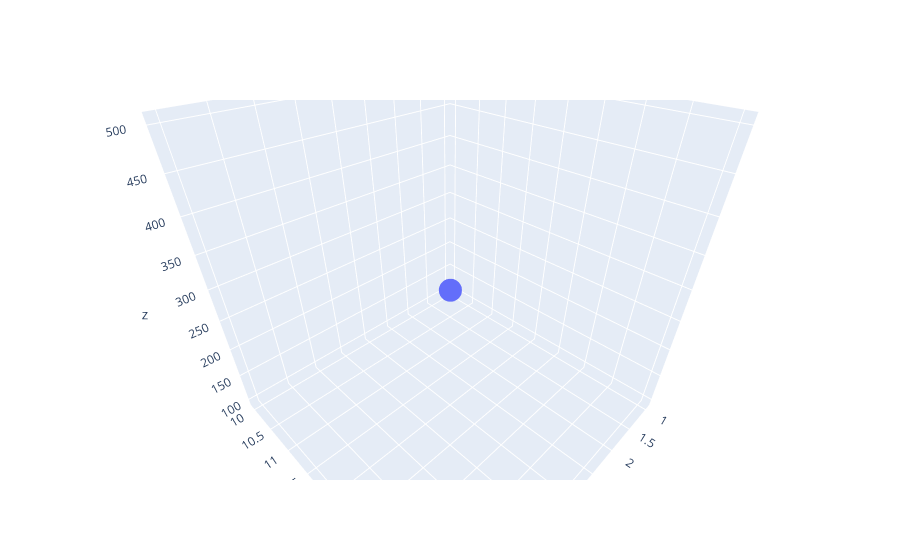

Notebook code for this chart:
### Code cell
# 13. Create a 3D scatter plot using Plotly.
import plotly.graph_objects as go

# Example 3D data
x = [1, 2, 3, 4, 5]
y = [10, 11, 12, 13, 14]
z = [100, 200, 300, 400, 500]

# Create 3D scatter plot
fig = go.Figure(data=[go.Scatter3d(x=x, y=y, z=z, mode='markers')])

# Show the plot
fig.show()

### Figure 1 — Plotly figure (JSON) as saved in the notebook; plotly's stock layout.template omitted (floating-point values rounded to 4 significant figures)
{"data": [{"mode": "markers", "type": "scatter3d", "x": [1, 2, 3, 4, 5], "y": [10, 11, 12, 13, 14], "z": [100, 200, 300, 400, 500]}], "layout": {"autosize": true, "scene": {"aspectmode": "auto", "aspectratio": {"x": 1, "y": 1, "z": 1}, "camera": {"center": {"x": 0, "y": 0, "z": 0}, "eye": {"x": 0.7739, "y": 0.7739, "z": 0.7739}, "projection": {"type": "perspective"}, "up": {"x": 0, "y": 0, "z": 1}}}}}
